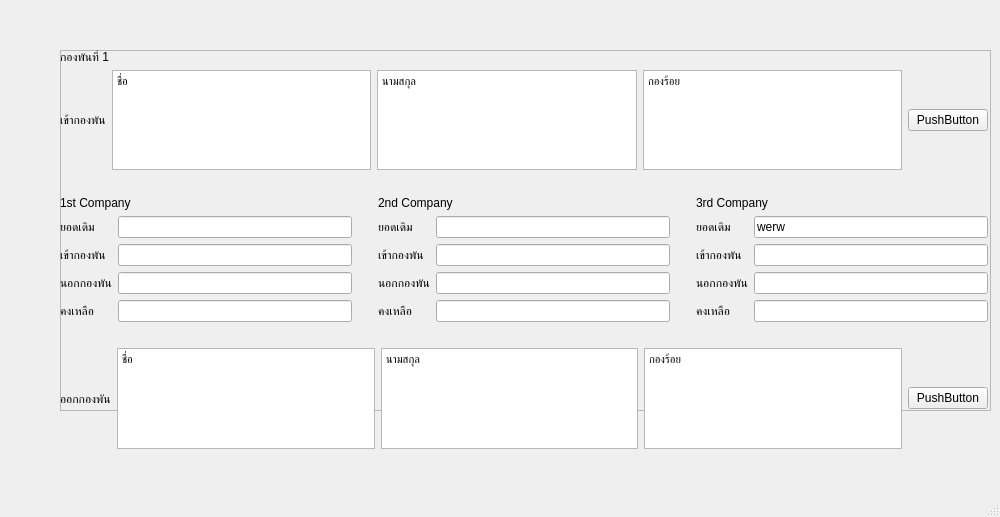
<?xml version="1.0" encoding="UTF-8"?>
<ui version="4.0">
 <class>MainWindow</class>
 <widget class="QMainWindow" name="MainWindow">
  <property name="geometry">
   <rect>
    <x>0</x>
    <y>0</y>
    <width>1000</width>
    <height>517</height>
   </rect>
  </property>
  <property name="windowTitle">
   <string>MainWindow</string>
  </property>
  <widget class="QWidget" name="centralwidget">
   <widget class="QFrame" name="frame">
    <property name="geometry">
     <rect>
      <x>60</x>
      <y>50</y>
      <width>931</width>
      <height>361</height>
     </rect>
    </property>
    <property name="frameShape">
     <enum>QFrame::StyledPanel</enum>
    </property>
    <property name="frameShadow">
     <enum>QFrame::Raised</enum>
    </property>
   </widget>
   <widget class="QWidget" name="layoutWidget">
    <property name="geometry">
     <rect>
      <x>60</x>
      <y>50</y>
      <width>928</width>
      <height>399</height>
     </rect>
    </property>
    <layout class="QGridLayout" name="gridLayout_10">
     <item row="0" column="0">
      <widget class="QLabel" name="label_26">
       <property name="text">
        <string>กองพันที่ 1</string>
       </property>
      </widget>
     </item>
     <item row="1" column="0">
      <layout class="QGridLayout" name="gridLayout_9">
       <item row="0" column="0">
        <layout class="QGridLayout" name="gridLayout_8">
         <item row="0" column="0" colspan="2">
          <layout class="QGridLayout" name="gridLayout_6">
           <item row="0" column="4">
            <widget class="QPushButton" name="in">
             <property name="text">
              <string>PushButton</string>
             </property>
            </widget>
           </item>
           <item row="0" column="1">
            <widget class="QTextEdit" name="in_name">
             <property name="html">
              <string>&lt;!DOCTYPE HTML PUBLIC &quot;-//W3C//DTD HTML 4.0//EN&quot; &quot;http://www.w3.org/TR/REC-html40/strict.dtd&quot;&gt;
&lt;html&gt;&lt;head&gt;&lt;meta name=&quot;qrichtext&quot; content=&quot;1&quot; /&gt;&lt;style type=&quot;text/css&quot;&gt;
p, li { white-space: pre-wrap; }
&lt;/style&gt;&lt;/head&gt;&lt;body style=&quot; font-family:'MS Shell Dlg 2'; font-size:6.6pt; font-weight:400; font-style:normal;&quot;&gt;
&lt;p style=&quot; margin-top:0px; margin-bottom:0px; margin-left:0px; margin-right:0px; -qt-block-indent:0; text-indent:0px;&quot;&gt;&lt;span style=&quot; font-size:8.25pt;&quot;&gt;ชื่อ&lt;/span&gt;&lt;/p&gt;&lt;/body&gt;&lt;/html&gt;</string>
             </property>
            </widget>
           </item>
           <item row="0" column="0">
            <widget class="QLabel" name="in_head">
             <property name="text">
              <string>เข้ากองพัน</string>
             </property>
            </widget>
           </item>
           <item row="0" column="2">
            <widget class="QTextEdit" name="textEdit_2">
             <property name="html">
              <string>&lt;!DOCTYPE HTML PUBLIC &quot;-//W3C//DTD HTML 4.0//EN&quot; &quot;http://www.w3.org/TR/REC-html40/strict.dtd&quot;&gt;
&lt;html&gt;&lt;head&gt;&lt;meta name=&quot;qrichtext&quot; content=&quot;1&quot; /&gt;&lt;style type=&quot;text/css&quot;&gt;
p, li { white-space: pre-wrap; }
&lt;/style&gt;&lt;/head&gt;&lt;body style=&quot; font-family:'MS Shell Dlg 2'; font-size:6.6pt; font-weight:400; font-style:normal;&quot;&gt;
&lt;p style=&quot; margin-top:0px; margin-bottom:0px; margin-left:0px; margin-right:0px; -qt-block-indent:0; text-indent:0px;&quot;&gt;&lt;span style=&quot; font-size:8.25pt;&quot;&gt;นามสกุล&lt;/span&gt;&lt;/p&gt;&lt;/body&gt;&lt;/html&gt;</string>
             </property>
            </widget>
           </item>
           <item row="0" column="3">
            <widget class="QTextEdit" name="textEdit_3">
             <property name="html">
              <string>&lt;!DOCTYPE HTML PUBLIC &quot;-//W3C//DTD HTML 4.0//EN&quot; &quot;http://www.w3.org/TR/REC-html40/strict.dtd&quot;&gt;
&lt;html&gt;&lt;head&gt;&lt;meta name=&quot;qrichtext&quot; content=&quot;1&quot; /&gt;&lt;style type=&quot;text/css&quot;&gt;
p, li { white-space: pre-wrap; }
&lt;/style&gt;&lt;/head&gt;&lt;body style=&quot; font-family:'MS Shell Dlg 2'; font-size:6.6pt; font-weight:400; font-style:normal;&quot;&gt;
&lt;p style=&quot; margin-top:0px; margin-bottom:0px; margin-left:0px; margin-right:0px; -qt-block-indent:0; text-indent:0px;&quot;&gt;&lt;span style=&quot; font-size:8.25pt;&quot;&gt;กองร้อย&lt;/span&gt;&lt;/p&gt;&lt;/body&gt;&lt;/html&gt;</string>
             </property>
            </widget>
           </item>
          </layout>
         </item>
         <item row="1" column="0">
          <spacer name="horizontalSpacer">
           <property name="orientation">
            <enum>Qt::Horizontal</enum>
           </property>
           <property name="sizeHint" stdset="0">
            <size>
             <width>40</width>
             <height>20</height>
            </size>
           </property>
          </spacer>
         </item>
         <item row="2" column="0" colspan="2">
          <layout class="QGridLayout" name="gridLayout_5">
           <item row="0" column="0">
            <layout class="QVBoxLayout" name="verticalLayout">
             <item>
              <widget class="QLabel" name="label">
               <property name="text">
                <string>1st Company</string>
               </property>
              </widget>
             </item>
             <item>
              <layout class="QGridLayout" name="gridLayout">
               <item row="0" column="0">
                <widget class="QLabel" name="label_2">
                 <property name="text">
                  <string>ยอดเดิม</string>
                 </property>
                </widget>
               </item>
               <item row="1" column="0">
                <widget class="QLabel" name="label_3">
                 <property name="text">
                  <string>เข้ากองพัน</string>
                 </property>
                </widget>
               </item>
               <item row="0" column="1">
                <widget class="QLineEdit" name="lineEdit"/>
               </item>
               <item row="2" column="1">
                <widget class="QLineEdit" name="lineEdit_3"/>
               </item>
               <item row="2" column="0">
                <widget class="QLabel" name="label_4">
                 <property name="text">
                  <string>นอกกองพัน</string>
                 </property>
                </widget>
               </item>
               <item row="3" column="0">
                <widget class="QLabel" name="label_8">
                 <property name="text">
                  <string>คงเหลือ</string>
                 </property>
                </widget>
               </item>
               <item row="3" column="1">
                <widget class="QLineEdit" name="lineEdit_7"/>
               </item>
               <item row="1" column="1">
                <widget class="QLineEdit" name="lineEdit_2"/>
               </item>
              </layout>
             </item>
            </layout>
           </item>
           <item row="0" column="1">
            <spacer name="verticalSpacer">
             <property name="orientation">
              <enum>Qt::Vertical</enum>
             </property>
             <property name="sizeHint" stdset="0">
              <size>
               <width>20</width>
               <height>40</height>
              </size>
             </property>
            </spacer>
           </item>
           <item row="0" column="2">
            <layout class="QVBoxLayout" name="verticalLayout_2">
             <item>
              <widget class="QLabel" name="label_5">
               <property name="text">
                <string>2nd Company</string>
               </property>
              </widget>
             </item>
             <item>
              <layout class="QGridLayout" name="gridLayout_2">
               <item row="0" column="0">
                <widget class="QLabel" name="label_6">
                 <property name="text">
                  <string>ยอดเดิม</string>
                 </property>
                </widget>
               </item>
               <item row="1" column="0">
                <widget class="QLabel" name="label_7">
                 <property name="text">
                  <string>เข้ากองพัน</string>
                 </property>
                </widget>
               </item>
               <item row="0" column="1">
                <widget class="QLineEdit" name="lineEdit_4"/>
               </item>
               <item row="2" column="1">
                <widget class="QLineEdit" name="lineEdit_5"/>
               </item>
               <item row="2" column="0">
                <widget class="QLabel" name="label_9">
                 <property name="text">
                  <string>นอกกองพัน</string>
                 </property>
                </widget>
               </item>
               <item row="3" column="0">
                <widget class="QLabel" name="label_10">
                 <property name="text">
                  <string>คงเหลือ</string>
                 </property>
                </widget>
               </item>
               <item row="3" column="1">
                <widget class="QLineEdit" name="lineEdit_8"/>
               </item>
               <item row="1" column="1">
                <widget class="QLineEdit" name="lineEdit_6"/>
               </item>
              </layout>
             </item>
            </layout>
           </item>
           <item row="0" column="3">
            <spacer name="verticalSpacer_2">
             <property name="orientation">
              <enum>Qt::Vertical</enum>
             </property>
             <property name="sizeHint" stdset="0">
              <size>
               <width>20</width>
               <height>40</height>
              </size>
             </property>
            </spacer>
           </item>
           <item row="0" column="4">
            <layout class="QVBoxLayout" name="verticalLayout_4">
             <item>
              <widget class="QLabel" name="label_11">
               <property name="text">
                <string>3rd Company</string>
               </property>
              </widget>
             </item>
             <item>
              <layout class="QGridLayout" name="gridLayout_4">
               <item row="0" column="0">
                <widget class="QLabel" name="label_12">
                 <property name="text">
                  <string>ยอดเดิม</string>
                 </property>
                </widget>
               </item>
               <item row="1" column="0">
                <widget class="QLabel" name="label_13">
                 <property name="text">
                  <string>เข้ากองพัน</string>
                 </property>
                </widget>
               </item>
               <item row="0" column="1">
                <widget class="QLineEdit" name="lineEdit_9">
                 <property name="text">
                  <string>werw</string>
                 </property>
                </widget>
               </item>
               <item row="2" column="1">
                <widget class="QLineEdit" name="lineEdit_10"/>
               </item>
               <item row="2" column="0">
                <widget class="QLabel" name="label_14">
                 <property name="text">
                  <string>นอกกองพัน</string>
                 </property>
                </widget>
               </item>
               <item row="3" column="0">
                <widget class="QLabel" name="label_15">
                 <property name="text">
                  <string>คงเหลือ</string>
                 </property>
                </widget>
               </item>
               <item row="3" column="1">
                <widget class="QLineEdit" name="lineEdit_11"/>
               </item>
               <item row="1" column="1">
                <widget class="QLineEdit" name="lineEdit_12"/>
               </item>
              </layout>
             </item>
            </layout>
           </item>
          </layout>
         </item>
         <item row="3" column="1">
          <spacer name="horizontalSpacer_2">
           <property name="orientation">
            <enum>Qt::Horizontal</enum>
           </property>
           <property name="sizeHint" stdset="0">
            <size>
             <width>40</width>
             <height>20</height>
            </size>
           </property>
          </spacer>
         </item>
         <item row="4" column="0" colspan="2">
          <layout class="QGridLayout" name="gridLayout_7">
           <item row="0" column="0">
            <widget class="QLabel" name="label_25">
             <property name="text">
              <string>ออกกองพัน</string>
             </property>
            </widget>
           </item>
           <item row="0" column="1">
            <widget class="QTextEdit" name="textEdit_4">
             <property name="html">
              <string>&lt;!DOCTYPE HTML PUBLIC &quot;-//W3C//DTD HTML 4.0//EN&quot; &quot;http://www.w3.org/TR/REC-html40/strict.dtd&quot;&gt;
&lt;html&gt;&lt;head&gt;&lt;meta name=&quot;qrichtext&quot; content=&quot;1&quot; /&gt;&lt;style type=&quot;text/css&quot;&gt;
p, li { white-space: pre-wrap; }
&lt;/style&gt;&lt;/head&gt;&lt;body style=&quot; font-family:'MS Shell Dlg 2'; font-size:6.6pt; font-weight:400; font-style:normal;&quot;&gt;
&lt;p style=&quot; margin-top:0px; margin-bottom:0px; margin-left:0px; margin-right:0px; -qt-block-indent:0; text-indent:0px;&quot;&gt;&lt;span style=&quot; font-size:8.25pt;&quot;&gt;ชื่อ&lt;/span&gt;&lt;/p&gt;&lt;/body&gt;&lt;/html&gt;</string>
             </property>
            </widget>
           </item>
           <item row="0" column="2">
            <widget class="QTextEdit" name="textEdit_5">
             <property name="html">
              <string>&lt;!DOCTYPE HTML PUBLIC &quot;-//W3C//DTD HTML 4.0//EN&quot; &quot;http://www.w3.org/TR/REC-html40/strict.dtd&quot;&gt;
&lt;html&gt;&lt;head&gt;&lt;meta name=&quot;qrichtext&quot; content=&quot;1&quot; /&gt;&lt;style type=&quot;text/css&quot;&gt;
p, li { white-space: pre-wrap; }
&lt;/style&gt;&lt;/head&gt;&lt;body style=&quot; font-family:'MS Shell Dlg 2'; font-size:6.6pt; font-weight:400; font-style:normal;&quot;&gt;
&lt;p style=&quot; margin-top:0px; margin-bottom:0px; margin-left:0px; margin-right:0px; -qt-block-indent:0; text-indent:0px;&quot;&gt;&lt;span style=&quot; font-size:8.25pt;&quot;&gt;นามสกุล&lt;/span&gt;&lt;/p&gt;&lt;/body&gt;&lt;/html&gt;</string>
             </property>
            </widget>
           </item>
           <item row="0" column="3">
            <widget class="QTextEdit" name="textEdit_6">
             <property name="html">
              <string>&lt;!DOCTYPE HTML PUBLIC &quot;-//W3C//DTD HTML 4.0//EN&quot; &quot;http://www.w3.org/TR/REC-html40/strict.dtd&quot;&gt;
&lt;html&gt;&lt;head&gt;&lt;meta name=&quot;qrichtext&quot; content=&quot;1&quot; /&gt;&lt;style type=&quot;text/css&quot;&gt;
p, li { white-space: pre-wrap; }
&lt;/style&gt;&lt;/head&gt;&lt;body style=&quot; font-family:'MS Shell Dlg 2'; font-size:6.6pt; font-weight:400; font-style:normal;&quot;&gt;
&lt;p style=&quot; margin-top:0px; margin-bottom:0px; margin-left:0px; margin-right:0px; -qt-block-indent:0; text-indent:0px;&quot;&gt;&lt;span style=&quot; font-size:8.25pt;&quot;&gt;กองร้อย&lt;/span&gt;&lt;/p&gt;&lt;/body&gt;&lt;/html&gt;</string>
             </property>
            </widget>
           </item>
           <item row="0" column="4">
            <widget class="QPushButton" name="pushButton_2">
             <property name="text">
              <string>PushButton</string>
             </property>
            </widget>
           </item>
          </layout>
         </item>
        </layout>
       </item>
      </layout>
     </item>
    </layout>
   </widget>
  </widget>
  <widget class="QMenuBar" name="menubar">
   <property name="geometry">
    <rect>
     <x>0</x>
     <y>0</y>
     <width>1000</width>
     <height>26</height>
    </rect>
   </property>
  </widget>
  <widget class="QStatusBar" name="statusbar"/>
 </widget>
 <resources/>
 <connections/>
</ui>
